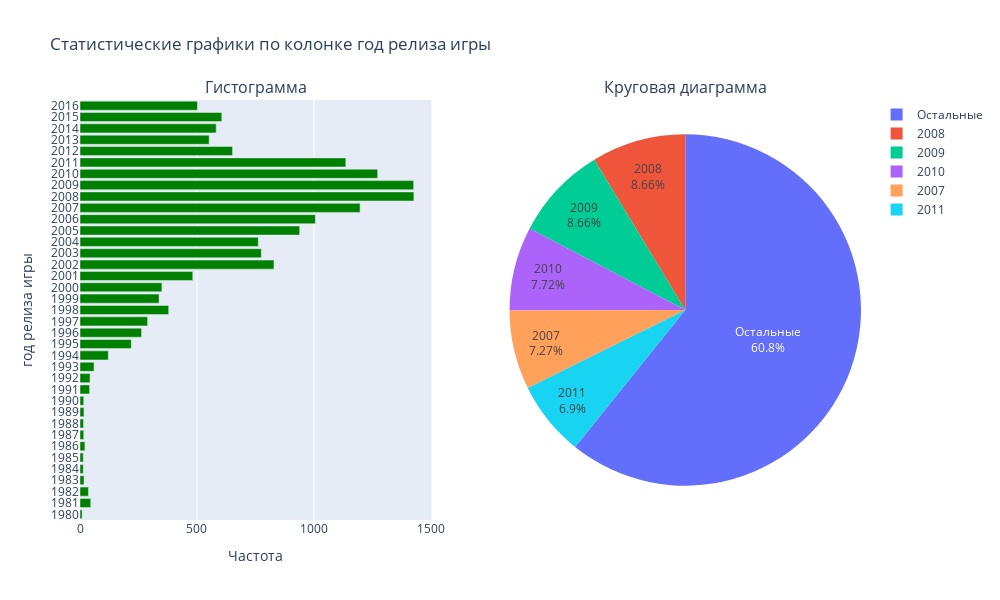

Here is the notebook cell this chart was saved with:
### Markdown cell above
_____
### <a id='toc1_5_2_'></a>[Количество игр, выпущенных в разные годы.](#toc0_)

### Code cell
statistical_graphis_for_categorical(games.year_of_release, hist_title='год релиза игры', top_n_in_pie=5)

### Figure 1 — Plotly figure (JSON) as saved in the notebook; plotly's stock layout.template omitted (floating-point values rounded to 4 significant figures)
{"data": [{"marker": {"color": "green"}, "name": "", "orientation": "h", "showlegend": false, "type": "bar", "width": 0.8, "x": [1427, 1426, 1272, 1197, 1136, 1006, 939, 829, 775, 762, 652, 606, 582, 552, 502, 482, 379, 350, 338, 289, 263, 219, 121, 60, 46, 43, 41, 36, 21, 17, 17, 16, 16, 15, 14, 14, 9], "xaxis": "x", "y": [2008, 2009, 2010, 2007, 2011, 2006, 2005, 2002, 2003, 2004, 2012, 2015, 2014, 2013, 2016, 2001, 1998, 2000, 1999, 1997, 1996, 1995, 1994, 1993, 1981, 1992, 1991, 1982, 1986, 1989, 1983, 1990, 1987, 1988, 1985, 1984, 1980], "yaxis": "y"}, {"domain": {"x": [0.55, 1], "y": [0, 1]}, "labels": [2008, 2009, 2010, 2007, 2011, "Остальные"], "name": "", "textinfo": "label+percent", "type": "pie", "values": [1427, 1426, 1272, 1197, 1136, 10011]}], "layout": {"annotations": [{"font": {"size": 16}, "showarrow": false, "text": "Гистограмма", "x": 0.225, "xanchor": "center", "xref": "paper", "y": 1, "yanchor": "bottom", "yref": "paper"}, {"font": {"size": 16}, "showarrow": false, "text": "Круговая диаграмма", "x": 0.775, "xanchor": "center", "xref": "paper", "y": 1, "yanchor": "bottom", "yref": "paper"}], "height": 600, "showlegend": true, "title": {"text": "Статистические графики по колонке год релиза игры"}, "width": 1000, "xaxis": {"anchor": "y", "domain": [0, 0.45], "title": {"text": "Частота"}}, "yaxis": {"anchor": "x", "domain": [0, 1], "tickvals": [2008, 2009, 2010, 2007, 2011, 2006, 2005, 2002, 2003, 2004, 2012, 2015, 2014, 2013, 2016, 2001, 1998, 2000, 1999, 1997, 1996, 1995, 1994, 1993, 1981, 1992, 1991, 1982, 1986, 1989, 1983, 1990, 1987, 1988, 1985, 1984, 1980], "title": {"text": "год релиза игры"}}}}
